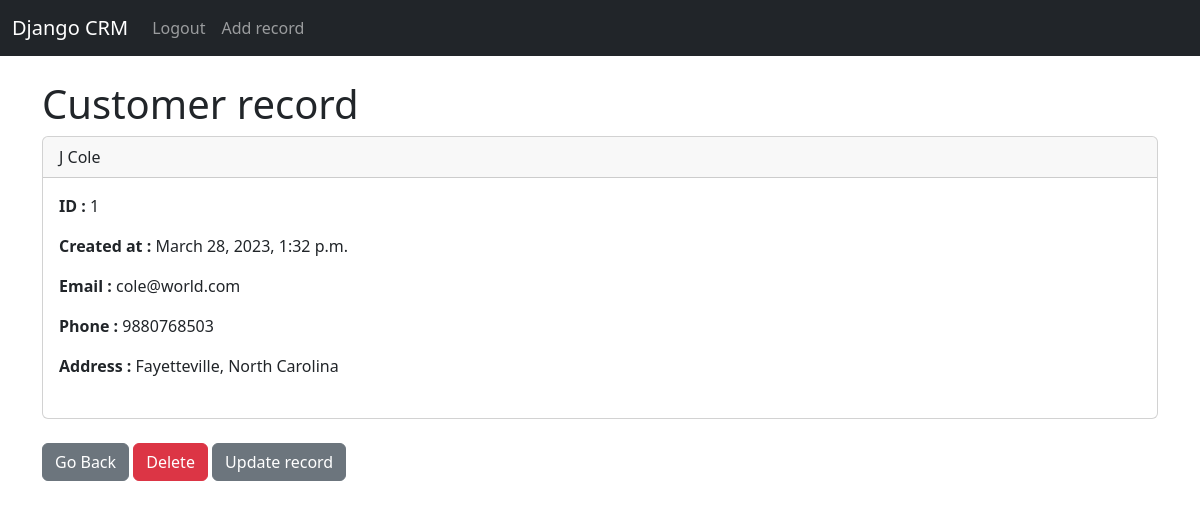
The page /record/1 (signed in) on the database its author committed.
### crmapp/models.py (models this page shows, shortened)
class Record(models.Model):
    created_at = models.DateTimeField(auto_now_add=True)
    first_name = models.CharField(max_length=50)
    last_name = models.CharField(max_length=50)
    email = models.CharField(max_length=50)
    phone = models.IntegerField()
    address = models.CharField(max_length=100)

### crmapp/views.py (the view)
# urls.py: path('record/<int:pk>',views.customer_record, name='record'),
def customer_record(request, pk):
    if request.user.is_authenticated:
        customer_record = Record.objects.get(id=pk)
        return render(request, 'crmapp/record.html',{'customer_record': customer_record} )
    else:
        messages.success(request, 'Login first')
        return redirect('home')

### crmapp/templates/crmapp/record.html
{% extends 'crmapp/base.html' %}
{% block content %}
<h1>Customer record</h1>
<div class="card">
    <div class="card-header">
      {{ customer_record.first_name }}
      {{ customer_record.last_name }}
    </div>
    <div class="card-body">
      <p class="card-text"><strong>ID : </strong>{{ customer_record.id }}</p>
      <p class="card-text"><strong>Created at : </strong>{{ customer_record.created_at }}</p>
      <p class="card-text"><strong>Email : </strong>{{ customer_record.email }}</p>
      <p class="card-text"><strong>Phone : </strong>{{ customer_record.phone }}</p>
      <p class="card-text"><strong>Address : </strong>{{ customer_record.address }}</p>
    </div>
    <br/>
</div>
<br/>
<a href="{% url 'home' %}" class="btn btn-secondary">Go Back</a>
<a href="{% url 'delete_record' customer_record.id %}" class="btn btn-danger">Delete</a>
<a href="{% url 'update_record' customer_record.id %}" class="btn btn-secondary">Update record</a>
{% endblock %}

### rows shown on the page
Record: first_name "J", last_name "Cole", id "1", created_at "March 28, 2023, 1:32 p.m.", email "cole@world.com", phone "9880768503", address "Fayetteville, North Carolina"
